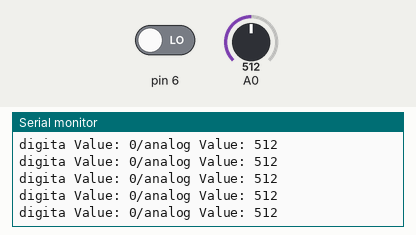
Recording of a sketch running on a simulated Arduino Uno, built with avr-gcc and run on an emulated ATmega328P. Shown: the last lines printed to the serial monitor. The test bench sets the inputs (shaded band); at power-on: A0 = 512, pin 6 LOW.

Above: at 1.2 s.
1.3 s: A0 set to 716
At 1.31 s:
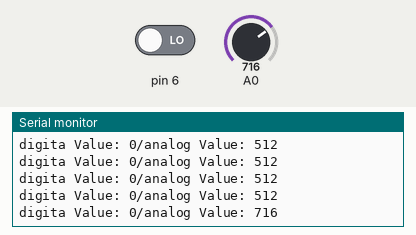
2.8 s: pin 6 driven HIGH
At 2.82 s:
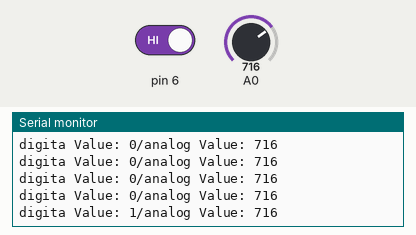
4.3 s: A0 set to 900
At 4.33 s:
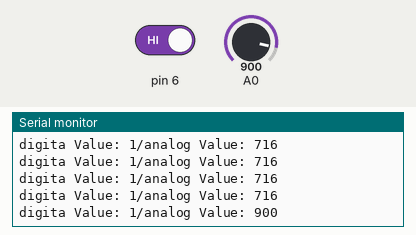
5.8 s: pin 6 driven LOW
At 5.84 s:
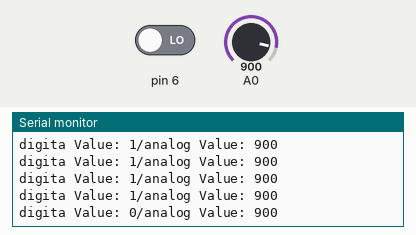
Timing chart, 0 to 8.3 s (numbered marks = the images above; inputs shaded):
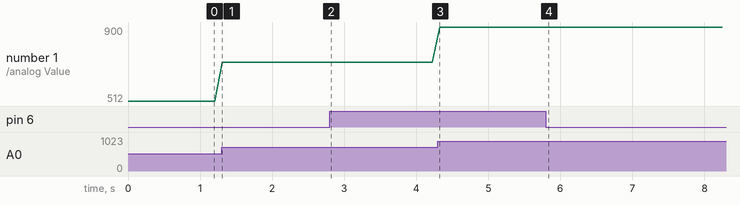

The sketch:

flame.ino
```cpp
int DValue = 0;
int AValue = 0;

void setup () {
  pinMode(A0, INPUT);
  pinMode(6, INPUT);
  Serial.begin(9600);
}

void loop() {
  int Dvalue = digitalRead(6);
  int Avalue = analogRead(A0);

  Serial.print("digita Value: ");
  Serial.print(Dvalue, DEC);
  Serial.print("/analog Value: ");
  Serial.println(Avalue, DEC);
  delay(100);
}
```

Measured:
- after the input at 1.3 s, the serial monitor: prints a new line at once (image 1)
- after the input at 2.8 s, the serial monitor: prints a new line at once (image 2)
- after the input at 4.3 s, the serial monitor: prints a new line at once (image 3)
- after the input at 5.8 s, the serial monitor: prints a new line at once (image 4)
- plotted number 1: 512 → 716 after the input at 1.3 s, 716 → 900 after the input at 4.3 s
